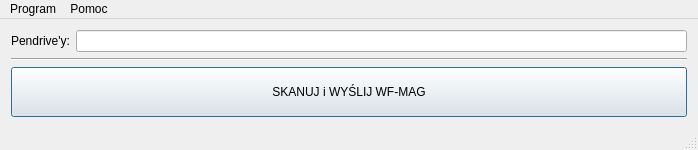
<?xml version="1.0" encoding="UTF-8"?>
<ui version="4.0">
 <class>MainWindow</class>
 <widget class="QMainWindow" name="MainWindow">
  <property name="geometry">
   <rect>
    <x>0</x>
    <y>0</y>
    <width>698</width>
    <height>146</height>
   </rect>
  </property>
  <property name="windowTitle">
   <string>AKPOL synchronizacja</string>
  </property>
  <property name="windowIcon">
   <iconset resource="resource.qrc">
    <normaloff>:/app/icons/app/Treetog-Junior-Sync.ico</normaloff>:/app/icons/app/Treetog-Junior-Sync.ico</iconset>
  </property>
  <widget class="QWidget" name="centralWidget">
   <layout class="QVBoxLayout" name="verticalLayout">
    <item>
     <layout class="QHBoxLayout" name="horizontalLayout">
      <item>
       <widget class="QLabel" name="label">
        <property name="toolTip">
         <string>Wykryte napędy typu pendrive</string>
        </property>
        <property name="text">
         <string>Pendrive'y:</string>
        </property>
       </widget>
      </item>
      <item>
       <widget class="QLineEdit" name="removableMedias">
        <property name="toolTip">
         <string>Wykryte napędy typu pendrive</string>
        </property>
        <property name="readOnly">
         <bool>true</bool>
        </property>
       </widget>
      </item>
     </layout>
    </item>
    <item>
     <widget class="Line" name="line">
      <property name="orientation">
       <enum>Qt::Horizontal</enum>
      </property>
     </widget>
    </item>
    <item>
     <widget class="QPushButton" name="scanAndCopy">
      <property name="minimumSize">
       <size>
        <width>0</width>
        <height>50</height>
       </size>
      </property>
      <property name="toolTip">
       <string>Skanuj wszystkie pendrive'y i wyślij archiwa WF-MAG</string>
      </property>
      <property name="text">
       <string>SKANUJ i WYŚLIJ WF-MAG</string>
      </property>
      <property name="icon">
       <iconset resource="resource.qrc">
        <normaloff>:/app/icons/app/Treetog-Junior-Sync.ico</normaloff>:/app/icons/app/Treetog-Junior-Sync.ico</iconset>
      </property>
      <property name="iconSize">
       <size>
        <width>48</width>
        <height>48</height>
       </size>
      </property>
      <property name="autoDefault">
       <bool>false</bool>
      </property>
      <property name="default">
       <bool>true</bool>
      </property>
     </widget>
    </item>
   </layout>
  </widget>
  <widget class="QMenuBar" name="menuBar">
   <property name="geometry">
    <rect>
     <x>0</x>
     <y>0</y>
     <width>698</width>
     <height>21</height>
    </rect>
   </property>
   <widget class="QMenu" name="menuProgram">
    <property name="title">
     <string>Program</string>
    </property>
    <addaction name="actionSelectRemovables"/>
    <addaction name="actionSelectDest"/>
    <addaction name="actionSetTimeout"/>
    <addaction name="separator"/>
    <addaction name="actionExit"/>
   </widget>
   <widget class="QMenu" name="menuPomoc">
    <property name="title">
     <string>Pomoc</string>
    </property>
    <addaction name="actionAbout"/>
   </widget>
   <addaction name="menuProgram"/>
   <addaction name="menuPomoc"/>
  </widget>
  <widget class="QStatusBar" name="statusBar"/>
  <action name="actionAbout">
   <property name="text">
    <string>O programie</string>
   </property>
  </action>
  <action name="actionExit">
   <property name="text">
    <string>Zakończ</string>
   </property>
  </action>
  <action name="actionSelectDest">
   <property name="text">
    <string>Wybierz katalog docelowy</string>
   </property>
  </action>
  <action name="actionSelectRemovables">
   <property name="text">
    <string>Wybierz pendrive'y</string>
   </property>
   <property name="toolTip">
    <string>Wybierz pendrive'y do skanowania</string>
   </property>
  </action>
  <action name="actionSetTimeout">
   <property name="text">
    <string>Ustaw okres skanowania</string>
   </property>
  </action>
 </widget>
 <layoutdefault spacing="6" margin="11"/>
 <resources>
  <include location="resource.qrc"/>
 </resources>
 <connections/>
</ui>
